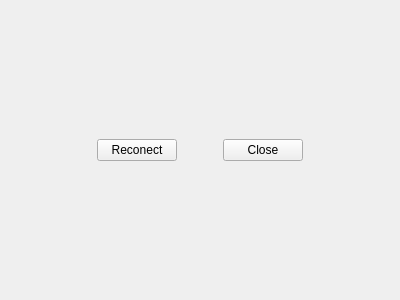
<?xml version="1.0" encoding="UTF-8"?>
<ui version="4.0">
 <class>QWoTermMask</class>
 <widget class="QWidget" name="QWoTermMask">
  <property name="geometry">
   <rect>
    <x>0</x>
    <y>0</y>
    <width>400</width>
    <height>300</height>
   </rect>
  </property>
  <property name="windowTitle">
   <string>Form</string>
  </property>
  <layout class="QVBoxLayout" name="verticalLayout">
   <item>
    <spacer name="verticalSpacer_2">
     <property name="orientation">
      <enum>Qt::Vertical</enum>
     </property>
     <property name="sizeHint" stdset="0">
      <size>
       <width>20</width>
       <height>120</height>
      </size>
     </property>
    </spacer>
   </item>
   <item>
    <layout class="QHBoxLayout" name="horizontalLayout">
     <item>
      <spacer name="horizontalSpacer_2">
       <property name="orientation">
        <enum>Qt::Horizontal</enum>
       </property>
       <property name="sizeHint" stdset="0">
        <size>
         <width>40</width>
         <height>20</height>
        </size>
       </property>
      </spacer>
     </item>
     <item>
      <widget class="QPushButton" name="btnReconnect">
       <property name="text">
        <string>Reconect</string>
       </property>
       <property name="icon">
        <iconset resource="qwoterm.qrc">
         <normaloff>:/qwoterm/resource/skin/reload.png</normaloff>:/qwoterm/resource/skin/reload.png</iconset>
       </property>
       <property name="iconSize">
        <size>
         <width>32</width>
         <height>32</height>
        </size>
       </property>
      </widget>
     </item>
     <item>
      <spacer name="horizontalSpacer">
       <property name="orientation">
        <enum>Qt::Horizontal</enum>
       </property>
       <property name="sizeType">
        <enum>QSizePolicy::Fixed</enum>
       </property>
       <property name="sizeHint" stdset="0">
        <size>
         <width>40</width>
         <height>20</height>
        </size>
       </property>
      </spacer>
     </item>
     <item>
      <widget class="QPushButton" name="btnClose">
       <property name="text">
        <string>Close</string>
       </property>
       <property name="icon">
        <iconset resource="qwoterm.qrc">
         <normaloff>:/qwoterm/resource/skin/tabclose.png</normaloff>:/qwoterm/resource/skin/tabclose.png</iconset>
       </property>
       <property name="iconSize">
        <size>
         <width>32</width>
         <height>32</height>
        </size>
       </property>
      </widget>
     </item>
     <item>
      <spacer name="horizontalSpacer_3">
       <property name="orientation">
        <enum>Qt::Horizontal</enum>
       </property>
       <property name="sizeHint" stdset="0">
        <size>
         <width>40</width>
         <height>20</height>
        </size>
       </property>
      </spacer>
     </item>
    </layout>
   </item>
   <item>
    <spacer name="verticalSpacer">
     <property name="orientation">
      <enum>Qt::Vertical</enum>
     </property>
     <property name="sizeHint" stdset="0">
      <size>
       <width>20</width>
       <height>119</height>
      </size>
     </property>
    </spacer>
   </item>
  </layout>
 </widget>
 <resources>
  <include location="qwoterm.qrc"/>
 </resources>
 <connections/>
</ui>
